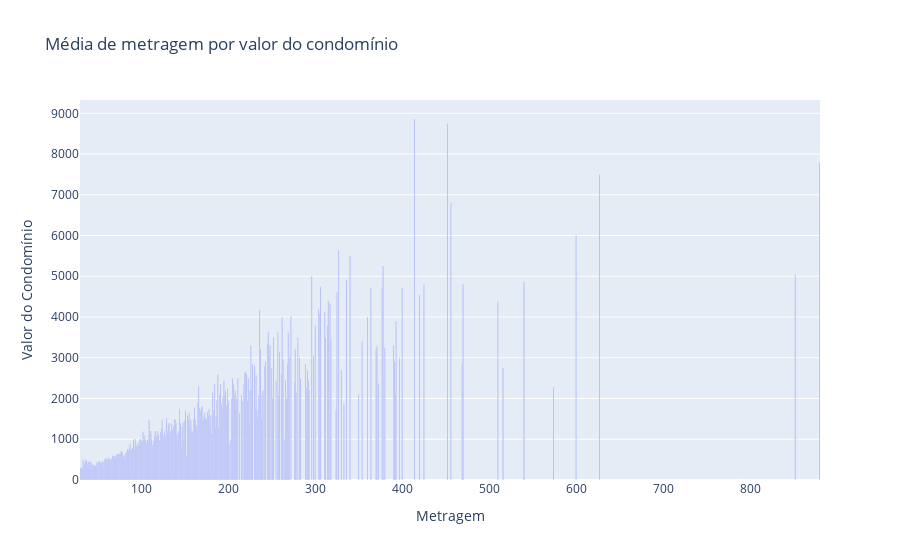

The cell this chart's notebook holds for it:
### Markdown cell above
O valor do condominio vai variando com o valor do aluguel, tendo relação com o aumento do condominio em relação ao aumento do aluguel.

### Code cell
# Metragem x Valor do condomínio
mediana_metragem_valor_condominio = df.groupby('Metragem')['Valor_Condominio'].median().reset_index()

fig = px.bar(mediana_metragem_valor_condominio,
             x='Metragem',
             y='Valor_Condominio',
             title='Média de metragem por valor do condomínio',
             labels={'Metragem': 'Metragem', 'Valor_Condominio': 'Valor do Condomínio'})
fig.show()

### Figure 1 — Plotly figure (JSON) as saved in the notebook; plotly's stock layout.template omitted (floating-point values rounded to 4 significant figures; data arrays with more than 128 entries replaced by an {"elided": "..."} marker saying what was removed)
{"data": [{"alignmentgroup": "True", "hovertemplate": "Metragem=%{x}<br>Valor do Condomínio=%{y}<extra></extra>", "legendgroup": "", "marker": {"color": "#636efa", "pattern": {"shape": ""}}, "name": "", "offsetgroup": "", "orientation": "v", "showlegend": false, "textposition": "auto", "type": "bar", "x": {"elided": "298 int values"}, "xaxis": "x", "y": {"elided": "298 float values"}, "yaxis": "y"}], "layout": {"barmode": "relative", "legend": {"tracegroupgap": 0}, "title": {"text": "Média de metragem por valor do condomínio"}, "xaxis": {"anchor": "y", "domain": [0, 1], "title": {"text": "Metragem"}}, "yaxis": {"anchor": "x", "domain": [0, 1], "title": {"text": "Valor do Condomínio"}}}}
